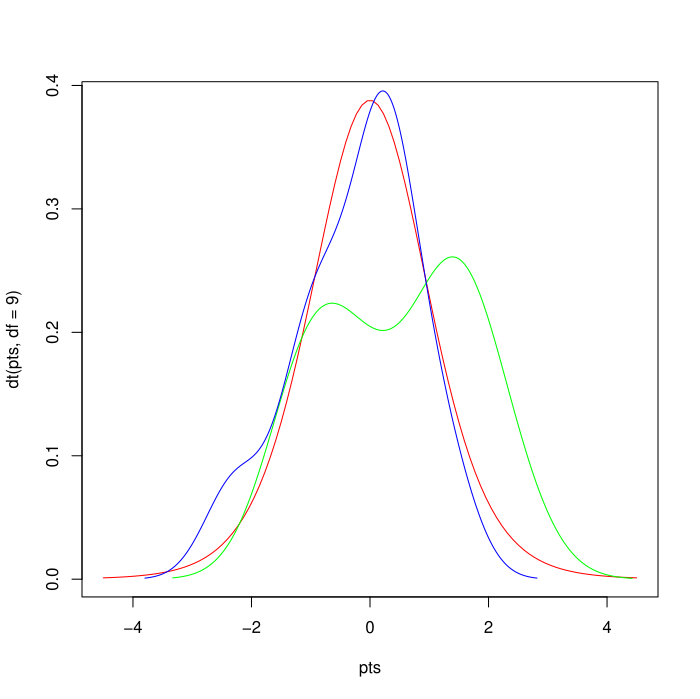

Source code (R):
#Author: Ronald Britt Jr
#Date: 10/21/2025
#Purpose: Calculate T test

#Get dummy dataset for 2 variables
x = rnorm(10)
y = rnorm(10)

#Create a density lot
pts = seq(-4.5,4.5,length=100)
plot(pts,dt(pts,df=9),col='red',type='l')
lines(density(x), col='green')
lines(density(y), col='blue')

#Calculate T test
ttest = t.test(x,y)
ttest
 Welch Two Sample t-test

data:  x and y
t = 1.3656, df = 17.377, p-value = 0.1895
alternative hypothesis: true difference in means is not equal to 0
95 percent confidence interval:
 -0.3809526  1.7854868
sample estimates:
 mean of x  mean of y 
 0.4817752 -0.2204919 
